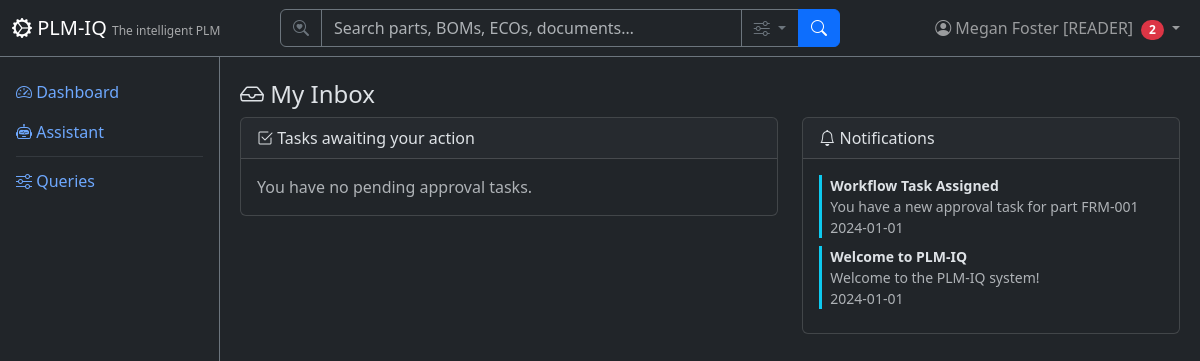
Before: /workflow/inbox (signed in) with the older database file.
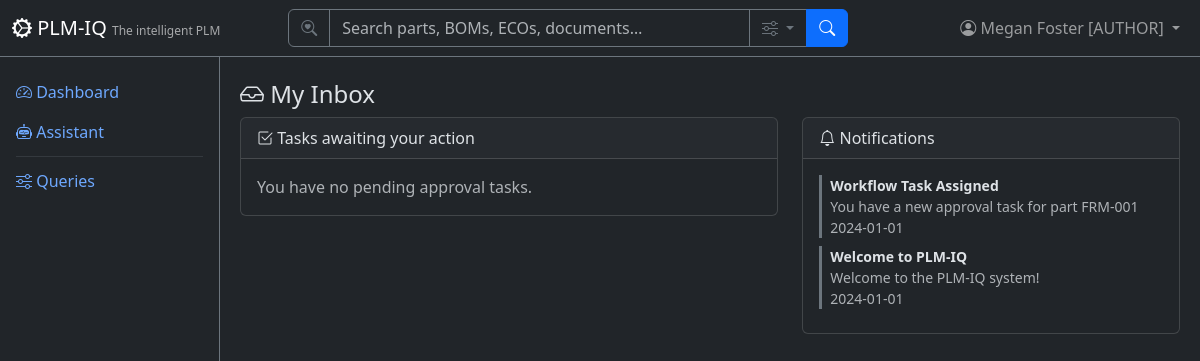
After: the same page with the newer database file.
### app/models/tenant_user.py (models this page shows)
class User(Base):
    __tablename__ = "users"
    user_id = Column("user_id", Integer, primary_key=True, autoincrement=True)
    username = Column("username", String, unique=True, nullable=False)
    full_name = Column("full_name", String, nullable=False)
    email = Column("email", String)
    password_hash = Column("password_hash", String, nullable=False, default="")
    tenant_id = Column("tenant_id", Integer, ForeignKey("tenants.tenant_id"), nullable=False, default=1)
    is_active = Column("is_active", Boolean, default=True)
    created_date = Column("created_date", String)
    role = Column("role", String, default="reader")
    tenant = relationship("Tenant", back_populates="users")
    favorites = relationship("Favorite", back_populates="user")

### app/models/workflow.py (models this page shows)
class Notification(Base):
    __tablename__ = "notifications"
    __table_args__ = (
        Index("idx_notif_user_read", "user_id", "is_read"),
    )
    id = Column("id", Integer, primary_key=True, autoincrement=True)
    user_id = Column("user_id", Integer, ForeignKey("users.user_id"))
    type = Column("type", String)
    title = Column("title", String)
    message = Column("message", String)
    link = Column("link", String)
    is_read = Column("is_read", Boolean, default=False)
    created_at = Column("created_at", String)
    tenant_id = Column("tenant_id", Integer, ForeignKey("tenants.tenant_id"), nullable=False)

### app/routers/workflow.py (the view)
@router.get("/inbox", response_class=HTMLResponse)
def inbox(request: Request, error: str = "", db: Session = Depends(get_db)):
    user = require_user(request, db)
    ctx = auth_context(request, db)
    tasks = (
        db.query(WorkflowTask)
        .filter(
            WorkflowTask.assigned_to == user.user_id,
            WorkflowTask.tenant_id == user.tenant_id,
            WorkflowTask.status == "PENDING",
        )
        .order_by(WorkflowTask.due_date.is_(None), WorkflowTask.due_date)
        .all()
    )
    notifs = (
        db.query(Notification)
        .filter(Notification.user_id == user.user_id, Notification.tenant_id == user.tenant_id)
        .order_by(Notification.created_at.desc())
        .all()
    )
    for n in notifs:
        n.is_read = True
    db.commit()
    return HTMLResponse(content=render(
        "workflow/inbox.html", **ctx, tasks=tasks, notifications=notifs, error=error,
    ))

### app/templates/workflow/inbox.html (shortened to what this page needs)
{% extends "base.html" %}
{% block content %}
<h4><i class="bi bi-inbox"></i> My Inbox</h4>
<div class="row">
    <div class="col-lg-7 mb-3">
        <div class="card">
            <div class="card-header"><i class="bi bi-check2-square"></i> Tasks awaiting your action</div>
            <div class="card-body">
                {% if not tasks %}
                <p class="text-muted mb-0">You have no pending approval tasks.</p>
                {% endif %}
            </div>
        </div>
    </div>
    <div class="col-lg-5 mb-3">
        <div class="card">
            <div class="card-header"><i class="bi bi-bell"></i> Notifications</div>
            <div class="card-body" style="max-height: 70vh; overflow-y: auto;">
                {% for n in notifications %}
                <div class="border-start border-3 {% if n.is_read %}border-secondary{% else %}border-info{% endif %} ps-2 mb-2">
                    <div class="fw-bold small">{{ n.title }}</div>
                    <div class="small text-muted">{{ n.message }}</div>
                    <div class="small text-muted">{{ n.created_at }}</div>
                </div>
                {% endfor %}
            </div>
        </div>
    </div>
</div>
{% endblock %}

### app/templates/base.html (shortened to what this page needs)
<!DOCTYPE html>
<html lang="en" data-bs-theme="dark">
<head>
    <link href="https://cdn.jsdelivr.net/npm/bootstrap@5.3.3/dist/css/bootstrap.min.css" rel="stylesheet">
    <link href="https://cdn.jsdelivr.net/npm/bootstrap-icons@1.11.3/font/bootstrap-icons.css" rel="stylesheet">
</head>
<body>
    <nav class="navbar navbar-expand-md navbar-dark bg-dark fixed-top border-bottom border-secondary">
        <div class="container-fluid">
            <a class="navbar-brand" href="/">
                <i class="bi bi-gear-wide-connected"></i> PLM-IQ
                <small class="d-none d-md-inline">The intelligent PLM</small>
            </a>
            <div class="collapse navbar-collapse" id="navMenu">
                {% if current_user %}
                <form class="d-flex mx-auto my-2 my-md-0" role="search" action="/search" method="get" style="width: 100%; max-width: 560px;">
                    <div class="input-group">
                        <span class="input-group-text bg-dark border-secondary text-secondary"><i class="bi bi-search-heart"></i></span>
                        <input type="search" name="q" class="form-control bg-dark text-light border-secondary" placeholder="Search parts, BOMs, ECOs, documents…" aria-label="Search">
                        <button class="btn btn-outline-secondary dropdown-toggle" type="button" data-bs-toggle="dropdown" data-bs-auto-close="outside" title="Search options">
                            <i class="bi bi-sliders"></i>
                        </button>
                        <button class="btn btn-primary" type="submit"><i class="bi bi-search"></i></button>
                    </div>
                </form>
                {% endif %}
                <ul class="navbar-nav ms-auto align-items-center">
                    {% if current_user %}
                    <li class="nav-item dropdown">
                        <a class="nav-link dropdown-toggle position-relative" href="#" role="button" data-bs-toggle="dropdown" aria-label="Profile Menu" title="Profile Menu">
                            <i class="bi bi-person-circle"></i>
                            <span class="d-none d-md-inline">{{ current_user.full_name }} [{{ current_user.role|upper if current_user.role else 'SUPERUSER' }}]</span>
                            {% if unread_count|default(0) > 0 %}<span class="badge bg-danger rounded-pill ms-1">{{ unread_count }}</span>{% endif %}
                        </a>
                    </li>
                    {% else %}
                    <li class="nav-item">
                        <a class="nav-link" href="/login"><i class="bi bi-box-arrow-in-right"></i> Sign In</a>
                    </li>
                    {% endif %}
                </ul>
            </div>
        </div>
    </nav>
    <div class="sidebar bg-dark border-end border-secondary pt-3">
        <ul class="nav nav-pills flex-column">
            <li class="nav-item">
                <a class="nav-link" href="/"><i class="bi bi-speedometer2"></i> Dashboard</a>
            </li>
            <li class="nav-item">
                <a class="nav-link" href="/assistant"><i class="bi bi-robot"></i> Assistant</a>
            </li>
            <li class="nav-item">
                <hr class="nav-divider my-1 mx-3 border-secondary">
            </li>
            <li class="nav-item">
                <a class="nav-link" href="/queries"><i class="bi bi-sliders"></i> Queries</a>
            </li>
        </ul>
    </div>
    <div class="main-content">
        {% block content %}{% endblock %}
    </div>
</body>
</html>

### app/templates/base.html (style rules this page uses)
body { padding-top: 60px; }
.sidebar { position: fixed; top: 56px; bottom: 0; left: 0; width: 220px; overflow-y: auto; }
.main-content { margin-left: 220px; padding: 20px; }
.navbar-brand small { font-size: 0.75rem; opacity: 0.6; }

Changed rows visible on the page:
changed User "Megan Foster": role "READER" → "AUTHOR"
changed Notification "Workflow Task Assigned": is_read False → True (drawn)
changed Notification "Welcome to PLM-IQ": is_read False → True (drawn)
Other visible differences:
{{ unread_count }}: "2" → (not shown)
